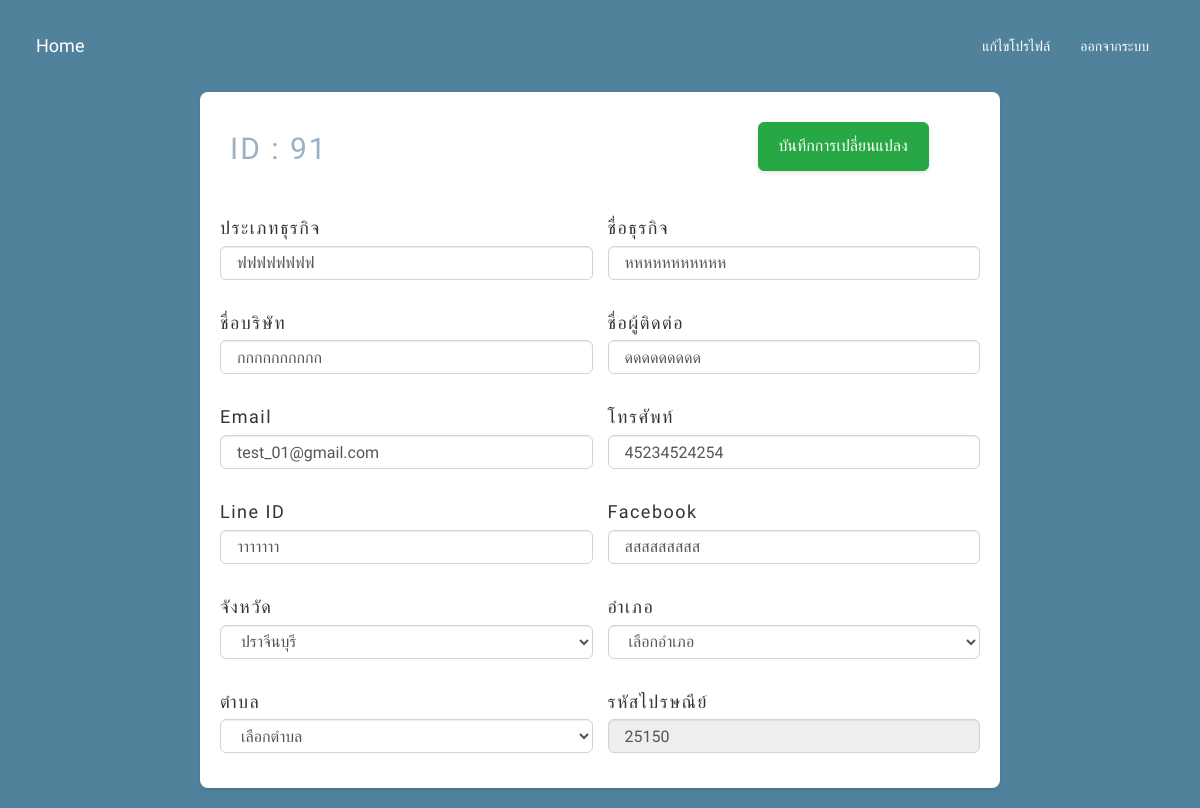
The app's page /mydata/customers/editdata.php?id=91 (signed in), older data.
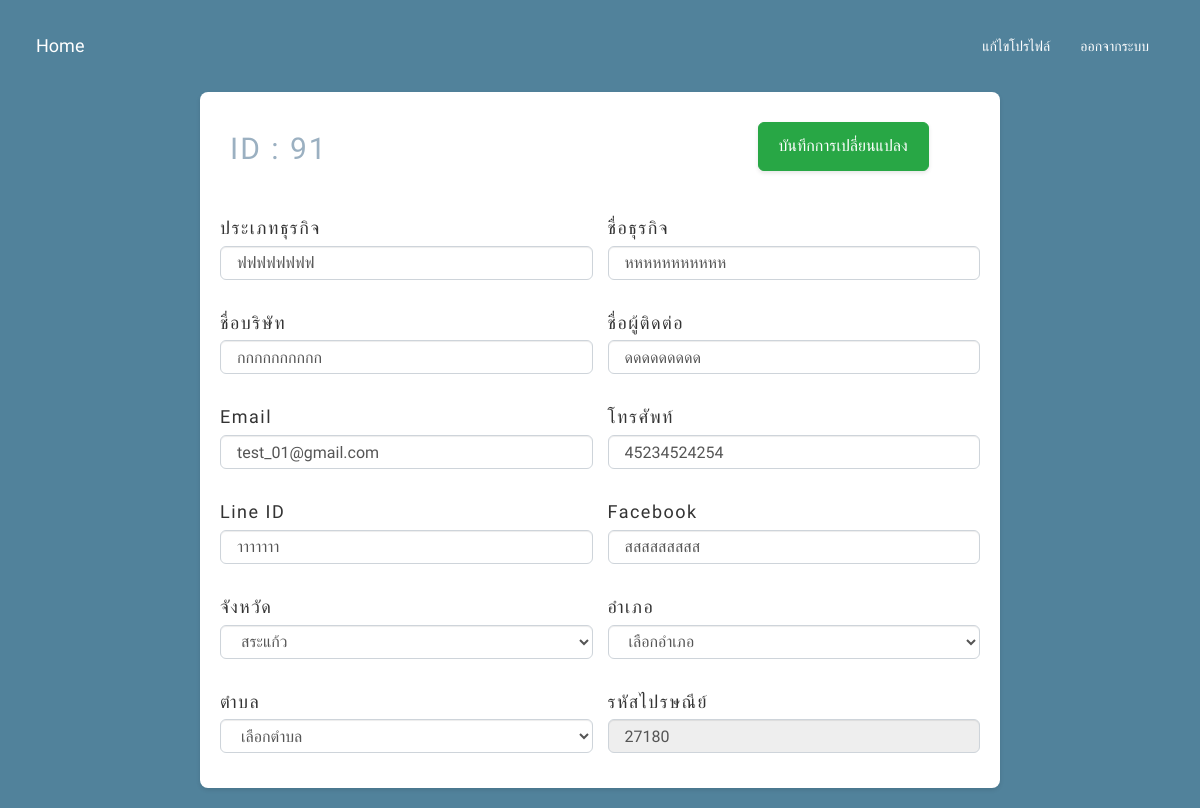
The same page, newer data.
### tables this page shows
CREATE TABLE `customers_data` (
  `id` int(11) NOT NULL,
  `business_type` varchar(255) DEFAULT NULL,
  `business_name` varchar(255) DEFAULT NULL,
  `company_name` varchar(255) DEFAULT NULL,
  `contact_name` varchar(255) DEFAULT NULL,
  `email` varchar(255) DEFAULT NULL,
  `phone` varchar(20) DEFAULT NULL,
  `line_id` varchar(255) DEFAULT NULL,
  `facebook` varchar(255) DEFAULT NULL,
  `province` varchar(255) DEFAULT NULL,
  `amphure` varchar(255) DEFAULT NULL,
  `district` varchar(255) DEFAULT NULL,
  `zip_code` int(11) DEFAULT NULL
);

CREATE TABLE `provinces` (
  `id` int(5) NOT NULL,
  `code` varchar(4) DEFAULT NULL,
  `name_th` varchar(150) NOT NULL,
  `name_en` varchar(150) NOT NULL
);

### mydata/customers/editdata.php (the view, shortened to what the changed rows need)
<?php
require_once '../config/dbconnect.php';
$customer_id = intval($_GET['id']);
$sql_customer = "SELECT c.id, c.business_type, c.business_name, c.company_name, c.contact_name, c.email, c.phone, c.line_id, c.facebook, c.province, c.amphure, c.district, c.zip_code, p.name_th AS province_name, a.name_th AS amphure_name, d.name_th AS district_name
FROM customers_data c
JOIN provinces p ON c.province = p.id
JOIN amphures a ON c.amphure = a.id
JOIN districts d ON c.district = d.id
WHERE c.id = ?";
$stmt_customer = $conn->prepare($sql_customer);
$stmt_customer->bind_param("i", $customer_id);
$stmt_customer->execute();
$result_customer = $stmt_customer->get_result();
$customer = $result_customer->fetch_assoc();
$sql_provinces = "SELECT * FROM provinces";
$query_provinces = $conn->query($sql_provinces);
?>
<!DOCTYPE html>
<html lang="th">
<head>
    <link rel="stylesheet" href="https://maxcdn.bootstrapcdn.com/bootstrap/3.4.1/css/bootstrap.min.css">
    <link rel="stylesheet" href="../styles/editdata.css">
</head>
<body>
<div class="container-fluid">
    <form id="edit_form" method="post" action="update_data.php">
        <div class="form-section">
            <div class="form-group">
                <h2>ID : <span class="customer-id"><?= htmlspecialchars($customer['id']) ?></span></h2>
            </div>
            <div class="form-group">
                <label for="business_type">ประเภทธุรกิจ</label>
                <input type="text" class="form-control" id="business_type" name="business_type" value="<?= htmlspecialchars($customer['business_type']) ?>" required>
            </div>
            <div class="form-group">
                <label for="business_name">ชื่อธุรกิจ</label>
                <input type="text" class="form-control" id="business_name" name="business_name" value="<?= htmlspecialchars($customer['business_name']) ?>" required>
            </div>
            <div class="form-group">
                <label for="company_name">ชื่อบริษัท</label>
                <input type="text" class="form-control" id="company_name" name="company_name" value="<?= htmlspecialchars($customer['company_name']) ?>" required>
            </div>
            <div class="form-group">
                <label for="contact_name">ชื่อผู้ติดต่อ</label>
                <input type="text" class="form-control" id="contact_name" name="contact_name" value="<?= htmlspecialchars($customer['contact_name']) ?>" required>
            </div>
            <div class="form-group">
                <label for="email">Email</label>
                <input type="email" class="form-control" id="email" name="email" value="<?= htmlspecialchars($customer['email']) ?>" required>
            </div>
            <div class="form-group">
                <label for="phone">โทรศัพท์</label>
                <input type="text" class="form-control" id="phone" name="phone" value="<?= htmlspecialchars($customer['phone']) ?>" required>
            </div>
            <div class="form-group">
                <label for="line_id">Line ID</label>
                <input type="text" class="form-control" id="line_id" name="line_id" value="<?= htmlspecialchars($customer['line_id']) ?>">
            </div>
            <div class="form-group">
                <label for="facebook">Facebook</label>
                <input type="text" class="form-control" id="facebook" name="facebook" value="<?= htmlspecialchars($customer['facebook']) ?>">
            </div>
            <div class="form-group">
                <label for="province">จังหวัด</label>
                <select class="form-control" id="province" name="province" required>
                    <?php while ($province = $query_provinces->fetch_assoc()) : ?>
                        <option value="<?= htmlspecialchars($province['id']) ?>" <?= $customer['province'] == $province['id'] ? 'selected' : '' ?>><?= htmlspecialchars($province['name_th']) ?></option>
                    <?php endwhile; ?>
                </select>
            </div>
            <div class="form-group">
                <label for="zip_code">รหัสไปรษณีย์</label>
                <input type="text" class="form-control" id="zip_code" name="zip_code" value="<?= htmlspecialchars($customer['zip_code']) ?>" readonly>
            </div>
        </div>
    </form>
</div>
</body>
</html>

Row changes from the older to the newer data that the page shows:
changed customers_data "ฟฟฟฟฟฟฟฟ": province "ปราจีนบุรี" → "สระแก้ว"; zip_code "25150" → "27180"
